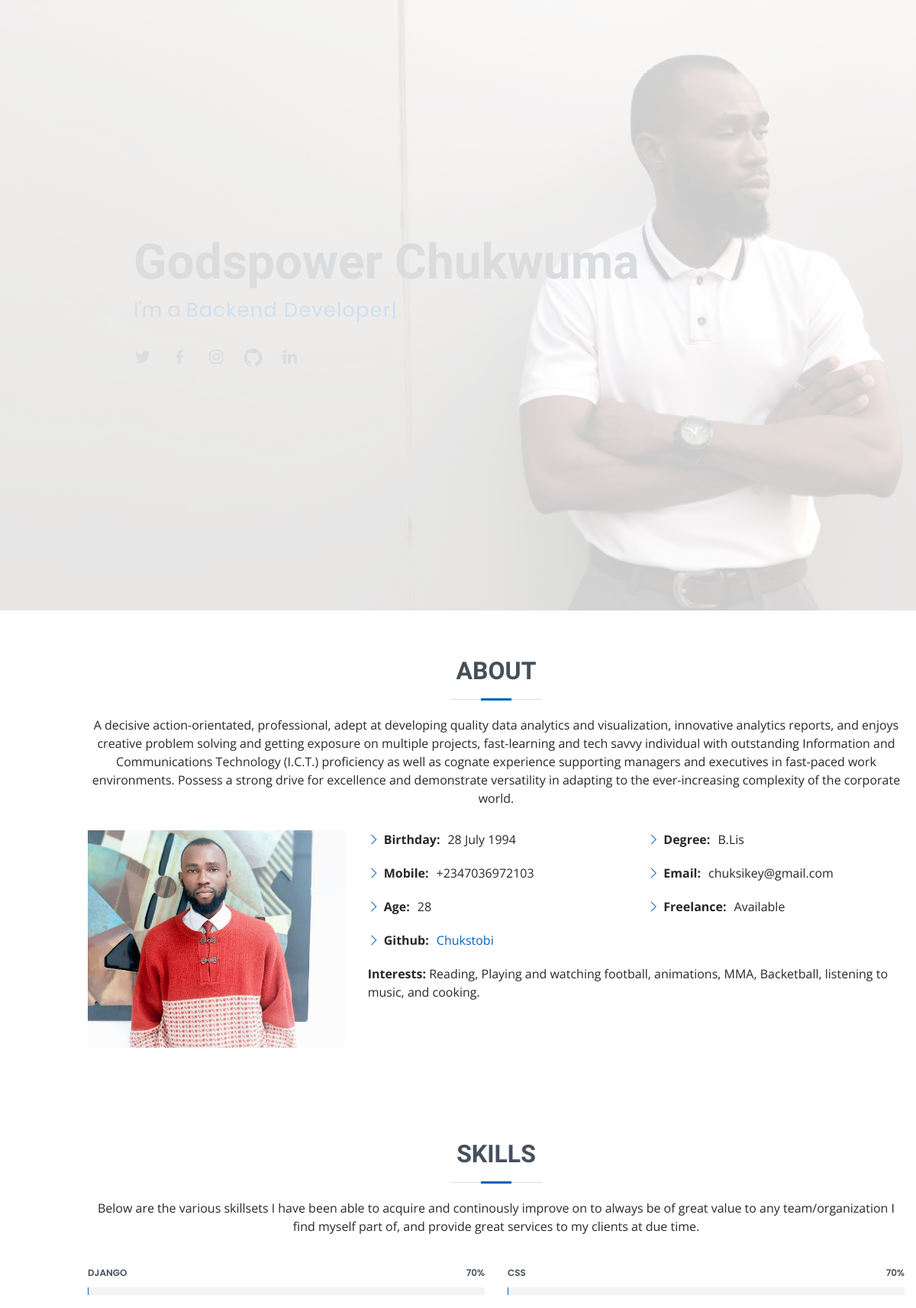
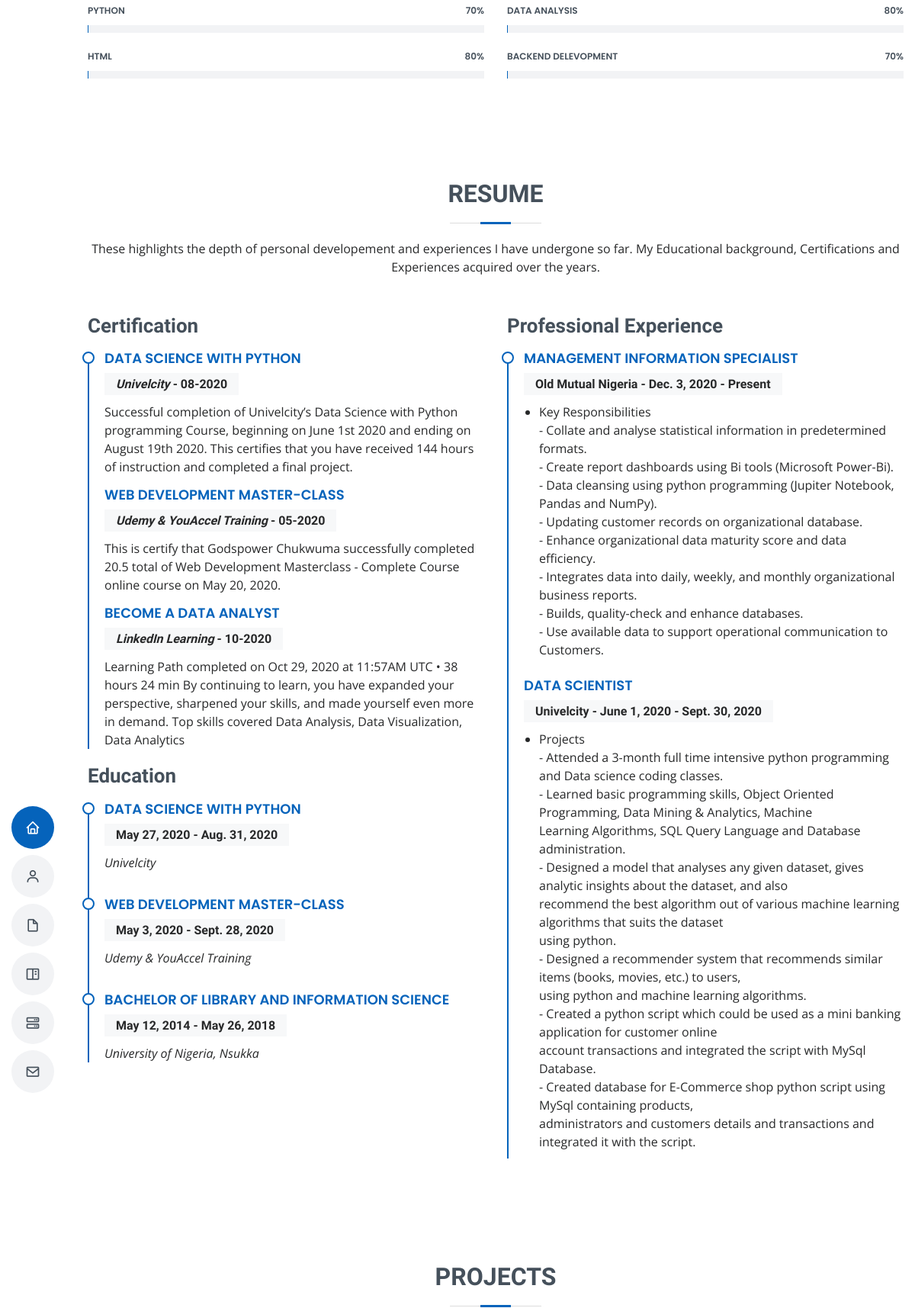
The page / (upper part) on the database its author committed (2 pictures, top to bottom).
### portfolio/models.py (models this page shows, shortened)
class Summary(models.Model):
    description = models.TextField()

class Profile(models.Model):
    email = models.EmailField()
    mobile = models.CharField(max_length=15)
    user = models.ForeignKey(User, on_delete=models.CASCADE)

class Skill(models.Model):
    skill = models.CharField(max_length=1000, default=None)
    level = models.IntegerField(default=0)

class Certification(models.Model):
    course_name = models.CharField(max_length=1000)
    institution = models.CharField(max_length=1000)
    description = models.TextField(default=None)
    end_date = models.DateField()
    cert_link = models.URLField()

class Education(models.Model):
    school_name = models.CharField(max_length=1000)
    course = models.CharField(max_length=1000)
    start_date = models.DateField()
    end_date = models.DateField()

class Work(models.Model):
    company = models.CharField(max_length=1000)
    job_title = models.CharField(max_length=1000)
    job_description = models.TextField()
    key_achievements = models.TextField(null=True)
    start_date = models.DateField()
    end_date = models.DateField(null=True)

### portfolio/views.py (the view, shortened to what this page needs)
# urls.py: path('', views.index, name='home'),
def index(request):
    summary = Summary.objects.all()
    skills = Skill.objects.all()
    education = Education.objects.filter().order_by("-start_date")
    work = Work.objects.all()
    profile = Profile.objects.all()
    certification = Certification.objects.all()
    project = Project.objects.all()
    services = Service.objects.all()
    skills_list_1 = skills[:3]
    skills_list_2 = skills[4:]
    context = {
        "summary": summary,
        "skills_1": skills_list_1,
        "skills_2": skills_list_2,
        "education": education,
        "work": work,
        "profile":profile,
        "certification": certification,
        "project":project,
        "services":services,
    }
    return render(request, "portfolio/home.html", context)

### portfolio/templates/portfolio/home.html (shortened to what this page needs)
{% extends "portfolio/base.html" %}
{% load static %}
{% block content %}
    <section id="about" class="about">
      <div class="container" data-aos="fade-up">
        <div class="section-title">
          <h2>About</h2>
          {% for sum in summary %}
            <p>{{sum.description}}</p>
          {% endfor %}
        </div>
        <div class="row">
          <div class="col-lg-4">
            <img src="{% static 'assets/img/profile.jpg' %}" class="img-fluid" alt="">
          </div>
          <div class="col-lg-8 pt-4 pt-lg-0 content">
            <div class="row">
              <div class="col-lg-6">
              {% for info in profile %}
                <ul>
                  <li><i class="bi bi-chevron-right"></i> <strong>Birthday:</strong> <span>28 July 1994</span></li>
                  <li><i class="bi bi-chevron-right"></i> <strong>Mobile:</strong> <span>{{info.mobile}}</span></li>
                  <li><i class="bi bi-chevron-right"></i> <strong>Age:</strong> <span>28</span></li>
                  <li><i class="bi bi-chevron-right"></i> <strong>Github:</strong> <span><a href="https://www.github.com/chukstobi" target="_blank">Chukstobi</a></span></li>
                </ul>
              </div>
              <div class="col-lg-6">
                <ul>
                  <li><i class="bi bi-chevron-right"></i> <strong>Degree:</strong> <span>B.Lis</span></li>
                  <li><i class="bi bi-chevron-right"></i> <strong>Email:</strong> <span>{{info.email}}</span></li>
                  <li><i class="bi bi-chevron-right"></i> <strong>Freelance:</strong> <span>Available</span></li>
                </ul>
              </div>
              {% endfor %}
            </div>
            <p>
              <strong>Interests:</strong> Reading, Playing and watching football, animations, MMA, Backetball, listening to music, and cooking.
            </p>
          </div>
        </div>
      </div>
    </section>
    <section id="skills" class="skills section-bg">
      <div class="container" data-aos="fade-up">
        <div class="section-title">
          <h2>Skills</h2>
          <p>Below are the various skillsets I have been able to acquire and continously improve on to always be of great value to any team/organization I find myself part of, and provide great services to my clients at due time.</p>
        </div>
        <div class="row skills-content">
          <div class="col-lg-6">
            {% for skill in skills_1 %}
              <div class="progress">
                <span class="skill">{{skill.skill}} <i class="val">{{skill.level}}%</i></span>
                <div class="progress-bar-wrap">
                </div>
              </div>
            {% endfor %}
          </div>
          <div class="col-lg-6">
            {% for skill in skills_2 %}
              <div class="progress">
                <span class="skill">{{skill.skill}} <i class="val">{{skill.level}}%</i></span>
                <div class="progress-bar-wrap">
                </div>
              </div>
            {% endfor %}
          </div>
        </div>
      </div>
    </section>
    <section id="resume" class="resume">
      <div class="container" data-aos="fade-up">
        <div class="section-title">
          <h2>Resume</h2>
          <p>These highlights the depth of personal developement and experiences I have undergone so far. My Educational background, Certifications and Experiences acquired over the years.</p>
        </div>
        <div class="row">
          <div class="col-lg-6">
            <h3 class="resume-title">Certification</h3>
            <div class="resume-item pb-0">
            {% for cert in certification %}
              <h4>{{cert.course_name}}</h4>
              <h5><em>{{cert.institution}}</em> - {{cert.end_date|date:"m-yy"}}</h5>
              <p>{{cert.description}}</p>
            {% endfor %}
            </div>
            <h3 class="resume-title">Education</h3>
            {% for edu in education %}
            <div class="resume-item">
              <h4>{{edu.course}}</h4>
              <h5>{{edu.start_date}} - {{edu.end_date}}</h5>
              <p><em>{{edu.school_name}}</em></p>
            </div>
            {% endfor %}
          </div>
          <div class="col-lg-6">
            <h3 class="resume-title">Professional Experience</h3>
            <div class="resume-item">
            {% for exp in work %}
              <h4>{{exp.job_title}}</h4>
              {% if exp.job_title|lower == "management information specialist" %}
                <h5>{{exp.company}} - {{exp.start_date}} - Present</h5>
              {% else %}
                <h5>{{exp.company}} - {{exp.start_date}} - {{exp.end_date}}</h5>
              {% endif %}
              <ul>
                <li>{{exp.job_description|linebreaksbr}}</li>
              </ul>
            {% endfor %}
            </div>
          </div>
        </div>
      </div>
    </section>
    <section id="portfolio" class="services">
      <div class="container" data-aos="fade-up">
        <div class="section-title">
          <h2>Projects</h2>
        </div>
      </div>
    </section>
{% endblock content %}

### portfolio/static/assets/css/style.css (style rules this page uses)
body { font-family: "Open Sans", sans-serif; color: #272829; }
a { color: #0563bb; text-decoration: none; }
h1, h2, h3, h4, h5, h6 { font-family: "Raleway", sans-serif; }
section { padding: 60px 0; overflow: hidden; }
.section-title { text-align: center; padding-bottom: 30px; }
.section-title h2 { font-size: 32px; font-weight: bold; text-transform: uppercase; margin-bottom: 20px; padding-bottom: 20px; position: relative; color: #45505b; }
.section-title h2::before { content: ""; position: absolute; display: block; width: 120px; height: 1px; background: #ddd; bottom: 1px; left: calc(50% - 60px); }
.section-title h2::after { content: ""; position: absolute; display: block; width: 40px; height: 3px; background: #0563bb; bottom: 0; left: calc(50% - 20px); }
.section-title p { margin-bottom: 0; }
.about .content ul { list-style: none; padding: 0; }
.about .content ul li { margin-bottom: 20px; display: flex; align-items: center; }
.about .content ul strong { margin-right: 10px; }
.about .content ul i { font-size: 16px; margin-right: 5px; color: #0563bb; line-height: 0; }
.about .content p:last-child { margin-bottom: 0; }
.skills .progress { height: 60px; display: block; background: none; border-radius: 0; }
.skills .progress .skill { padding: 10px 0; margin: 0; text-transform: uppercase; display: block; font-weight: 600; font-family: "Poppins", sans-serif; color: #45505b; }
.skills .progress .skill .val { float: right; font-style: normal; }
.skills .progress-bar-wrap { background: #f2f3f5; }
.resume .resume-title { font-size: 26px; font-weight: 700; margin-top: 20px; margin-bottom: 20px; color: #45505b; }
.resume .resume-item { padding: 0 0 20px 20px; margin-top: -2px; border-left: 2px solid #0563bb; position: relative; }
.resume .resume-item h4 { line-height: 18px; font-size: 18px; font-weight: 600; text-transform: uppercase; font-family: "Poppins", sans-serif; color: #0563bb; margin-bottom: 10px; }
.resume .resume-item h5 { font-size: 16px; background: #f7f8f9; padding: 5px 15px; display: inline-block; font-weight: 600; margin-bottom: 10px; }
.resume .resume-item ul { padding-left: 20px; }
.resume .resume-item ul li { padding-bottom: 10px; }
.resume .resume-item:last-child { padding-bottom: 0; }
.resume .resume-item::before { content: ""; position: absolute; width: 16px; height: 16px; border-radius: 50px; left: -9px; top: 0; background: #fff; border: 2px solid #0563bb; }

### rows shown on the page
Summary: description "A decisive action-orientated, professional, adept at developing quality data analytics and visualization, innovative analytics reports, and enjoys creative problem solving and getting exposure on multiple projects, fast-learning and tech savvy individual with outstanding Information and Communications Technology (I.C.T.) proficiency as well as cognate experience supporting managers and executives in fast-paced work environments. Possess a strong drive for excellence and demonstrate versatility in adapting to the ever-increasing complexity of the corporate world."
Profile: mobile "+2347036972103", email "chuksikey@gmail.com"
Skill: skill "DJANGO", level "70"
Skill: skill "PYTHON", level "70"
Skill: skill "HTML", level "80"
Skill: skill "CSS", level "70"
Skill: skill "DATA ANALYSIS", level "80"
Skill: skill "BACKEND DELEVOPMENT", level "70"
Certification: course_name "DATA SCIENCE WITH PYTHON", institution "Univelcity", end_date "08-2020", description "Successful completion of Univelcity’s Data Science with Python programming Course, beginning on June 1st 2020 and ending on August 19th 2020. This certifies that you have received 144 hours of instruction and completed a final project."
Certification: course_name "WEB DEVELOPMENT MASTER-CLASS", institution "Udemy & YouAccel Training", end_date "05-2020", description "This is certify that Godspower Chukwuma successfully completed 20.5 total of Web Development Masterclass - Complete Course online course on May 20, 2020."
Certification: course_name "BECOME A DATA ANALYST", institution "LinkedIn Learning", end_date "10-2020", description "Learning Path completed on Oct 29, 2020 at 11:57AM UTC • 38 hours 24 min By continuing to learn, you have expanded your perspective, sharpened your skills, and made yourself even more in demand. Top skills covered Data Analysis, Data Visualization, Data Analytics"
Education: course "DATA SCIENCE WITH PYTHON", start_date "May 27, 2020", end_date "Aug. 31, 2020", school_name "Univelcity"
Education: course "WEB DEVELOPMENT MASTER-CLASS", start_date "May 3, 2020", end_date "Sept. 28, 2020", school_name "Udemy & YouAccel Training"
Education: course "BACHELOR OF LIBRARY AND INFORMATION SCIENCE", start_date "May 12, 2014", end_date "May 26, 2018", school_name "University of Nigeria, Nsukka"
Work: job_title "MANAGEMENT INFORMATION SPECIALIST", company "Old Mutual Nigeria", start_date "Dec. 3, 2020", job_description "Key Responsibilities - Collate and analyse statistical information in predetermined formats. - Create report dashboards using Bi tools (Microsoft Power-Bi). - Data cleansing using python programming (Jupiter Notebook, Pandas and NumPy). - Updating customer records on organizational database. - Enhance organizational data maturity score and data efficiency. - Integrates data into daily, weekly, and monthly organizational business reports. - Builds, quality-check and enhance databases. - Use available data to support operational communication to Customers."
Work: job_title "DATA SCIENTIST", company "Univelcity", start_date "June 1, 2020", end_date "Sept. 30, 2020", job_description "Projects - Attended a 3-month full time intensive python programming and Data science coding classes. - Learned basic programming skills, Object Oriented Programming, Data Mining & Analytics, Machine Learning Algorithms, SQL Query Language and Database administration. - Designed a model that analyses any given dataset, gives analytic insights about the dataset, and also recommend the best algorithm out of various machine learning algorithms that suits the dataset using python. - Designed a recommender system that recommends similar items (books, movies, etc.) to users, using python and machine learning algorithms. - Created a python script which could be used as a mini banking application…"
